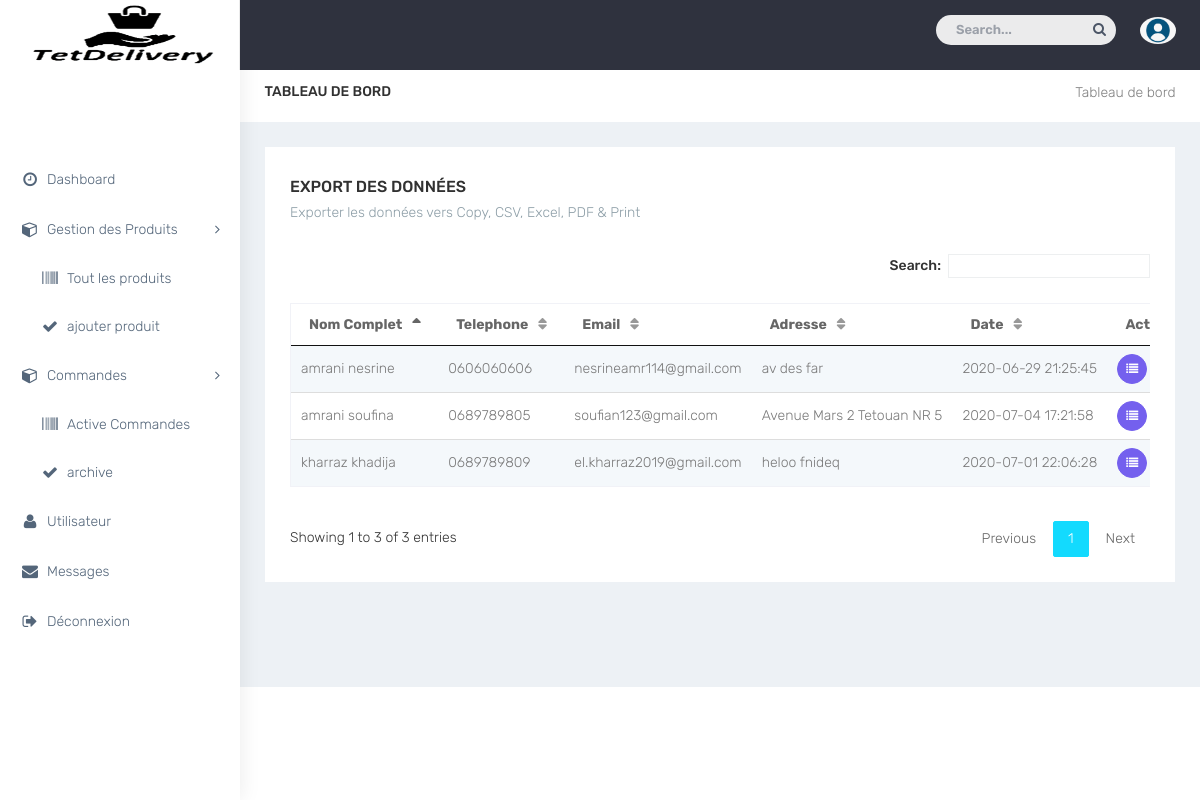
The page /gcommandes.php on the database its author committed.
### tables this page shows
CREATE TABLE `commandes` (
  `id` int(11) NOT NULL,
  `id_client` int(11) NOT NULL,
  `nom` varchar(20) NOT NULL,
  `prenom` varchar(20) NOT NULL,
  `telephone` text NOT NULL,
  `email` text NOT NULL,
  `adresse` text NOT NULL,
  `date` datetime NOT NULL,
  `statut` int(2) DEFAULT NULL
);

### data-table.php (called while the page is built, shortened)
<?php
function data_collecter($type)
{
$servername = "localhost";
$username = "root";
$password = "";
$dbname = "tetouandelivery";
$conn = new mysqli($servername, $username, $password, $dbname);
if($type=="produits"){$sql = "SELECT * FROM produits";}
else if($type=="users"){$sql = "SELECT * FROM clients where id NOT IN (SELECT id FROM admins)";
}
else if($type=="commandes"){$sql = "SELECT * FROM commandes";}
else if($type=="messages"){$sql = "SELECT * FROM messages";}
$result = $conn->query($sql);
if ($result->num_rows > 0) {
    return $result;
}
else{return "no records";}
}
?>

### gcommandes.php (the view, shortened to what this page needs)
<?php
 $servername = "localhost";
$username = "root";
$password = "";
$dbname = "tetouandelivery";
$conn = new mysqli($servername, $username, $password, $dbname);
$sql3 = "SELECT * FROM admins,clients where admins.id = clients.id AND admins.id='".$_SESSION['id']."'";
$req3 = mysqli_query($conn,$sql3) or die('Erreur SQL !<br/>'.$sql3.'<br/>'.mysqli_error($conn));
$data3 = mysqli_fetch_array($req3);
?>
<!DOCTYPE html>
<html lang="en">
<head>
        <link href="https://cdn.datatables.net/buttons/1.2.2/css/buttons.dataTables.min.css" rel="stylesheet" type="text/css" />
    <link href="plugins/bower_components/datatables/jquery.dataTables.min.css" rel="stylesheet" type="text/css" />
    <link href="plugins/bower_components/sidebar-nav/dist/sidebar-nav.min.css" rel="stylesheet">
    <link href="bootstrap/dist/css/bootstrap.min.css" rel="stylesheet">
    <link href="bootstrap/dist/css/bootstrap.min.css" rel="stylesheet">
    <link href="plugins/bower_components/sidebar-nav/dist/sidebar-nav.min.css" rel="stylesheet">
    <link href="plugins/bower_components/toast-master/css/jquery.toast.css" rel="stylesheet">
    <link href="plugins/bower_components/morrisjs/morris.css" rel="stylesheet">
    <link href="plugins/bower_components/chartist-js/dist/chartist.min.css" rel="stylesheet">
    <link href="plugins/bower_components/chartist-plugin-tooltip-master/dist/chartist-plugin-tooltip.css" rel="stylesheet">
    <link href="css/animate.css" rel="stylesheet">
    <link href="css/style1.css" rel="stylesheet">
    <link href="css/colors/default.css" id="theme" rel="stylesheet">
</head>
<body class="fix-header">
    <div id="wrapper">
        <nav class="navbar navbar-default navbar-static-top m-b-0">
            <div class="navbar-header">
                 <div class="top-left-part">
                    <a class="logo" href="dashboard.php">
                        <b>
                        </b>
                        <span class="hidden-xs">
                           <img src="images/banImg4.png" alt="home" class="light-logo" style="width:200px;height:70px;" />
                        </span>
                    </a>
                </div>
                <ul class="nav navbar-top-links navbar-right pull-right">
                    <li>
                        <form role="search" class="app-search hidden-sm hidden-xs m-r-10">
                            <input type="text" placeholder="Search..." class="form-control">
                            <a href="">
                                <i class="fa fa-search"></i>
                            </a>
                        </form>
                    </li>
                      <li>
                        <a class="profile-pic" href="#"> <img src="images/user2.png" alt="user-img" width="36" class="img-circle"><b class="hidden-xs"><?= $data3['prenom'] ?></b></a>
                    </li>
                </ul>
            </div>
        </nav>
        <div class="navbar-default sidebar" role="navigation">
            <div class="sidebar-nav slimscrollsidebar">
                <div class="sidebar-head">
                    <h3><span class="fa-fw open-close"><i class="ti-close ti-menu"></i></span> <span class="hide-menu">Navigation</span></h3>
                </div>
                 <div class="user-profile">
                </div>
                <ul class="nav" id="side-menu">
                    <li style="padding: 70px 0 0;">
                        <a href="dashboard.php" class="waves-effect"><i class="fa fa-clock-o fa-fw" aria-hidden="true"></i>Dashboard</a>
                    </li>
                     <li>
                        <a href="javascript:void(0)" class="waves-effect"><i class="fa fa-cube fa-user fa-fw" aria-hidden="true"></i><span class="hide-menu">Gestion des Produits<span class="fa arrow"></span></span></a>
                       <ul class="nav nav-second-level">
                            <li> <a href="gproduits.php"><i data-icon="/" class="fa fa-barcode fa-fw"></i><span class="hide-menu">Tout les produits</span></a> </li>
                            <li> <a href="ajouterproduit.php"><i data-icon="7" class="fa fa-check fa-fw"></i><span class="hide-menu">ajouter produit </span></a> </li>
                        </ul>
                    </li>
                     <li>
                        <a href="javascript:void(0)" class="waves-effect"><i class="fa fa-cube fa-user fa-fw" aria-hidden="true"></i><span class="hide-menu">Commandes<span class="fa arrow"></span></span></a>
                       <ul class="nav nav-second-level">
                            <li> <a href="gcommandes.php"><i data-icon="/" class="fa fa-barcode fa-fw"></i><span class="hide-menu">Active Commandes</span></a> </li>
                            <li> <a href="archived.php"><i data-icon="7" class="fa fa-check fa-fw"></i><span class="hide-menu">archive </span></a> </li>
                        </ul>
                    </li>
                    <li>
                        <a href="gusers.php" class="waves-effect"><i class="fa fa-user fa-fw" aria-hidden="true"></i>Utilisateur</a>
                    </li>
                   <li>
                        <a href="gmessages.php" class="waves-effect"><i class="fa fa-envelope fa-fw" aria-hidden="true"></i>Messages</a>
                    </li>
                    <li>
                        <a href="logout.php" class="waves-effect"><i class="fa fa-sign-out fa-fw" aria-hidden="true"></i>Déconnexion</a>
                    </li>
                </ul>
            </div>
        </div>
        <div id="page-wrapper">
            <div class="container-fluid">
                <div class="row bg-title">
                    <div class="col-lg-3 col-md-4 col-sm-4 col-xs-12">
                        <h4 class="page-title">Tableau de bord</h4> </div>
                    <div class="col-lg-9 col-sm-8 col-md-8 col-xs-12">
                        <ol class="breadcrumb">
                            <li><a href="#">Tableau de bord</a></li>
                        </ol>
                    </div>
                </div>
                <div class="row">
                    <div class="col-sm-12">
                        <div class="white-box">
                            <h3 class="box-title m-b-0">Export des données</h3>
                            <p class="text-muted m-b-30">Exporter les données vers Copy, CSV, Excel, PDF & Print</p>
                            <div class="table-responsive">
                                <table id="example23" class="display nowrap" cellspacing="0" width="100%">
                                    <thead>
                                        <tr>
                                            <th>Nom Complet</th>
                                            <th>Telephone</th>
                                            <th>Email</th>
                                            <th>Adresse</th>
                                            <th>Date</th>
                                            <th>Action</th>
                                        </tr>
                                    </thead>
                                    <tbody>
                                        <?php
                                        include_once('data-table.php');
                                        if($row=data_collecter("commandes"))
                                        {
                                            foreach($row as $a)
                                            {
                                             if($a['statut']!=1)
                                             {
                                                   echo "<tr>
                                            <td>".$a["nom"]." ".$a["prenom"]."</td>
                                            <td>".$a["telephone"]."</td>
                                            <td>".$a["email"]."</td>
                                            <td>".$a["adresse"]."</td>
                                            <td>".$a["date"]."</td>
                                            <td>
                            <a type='button' href='invoice1.php?id=".$a["id"]."' class='btn btn-primary btn-circle btn-sm'><i class='fa fa-list'></i> </a>
                            ".archivebutton($a['id'])."
                                            </td></tr> ";
                                             }
                                            }
                                            }
                                         ?>
                                    </tbody>
                                </table>
                            </div>
                        </div>
                    </div>
                </div>
                </div>
            </div>
            <footer class="footer text-center">  </footer>
        </div>
</body>
</html>

### css/colors/default.css (style rules this page uses)
body { background: #fff; }
.top-left-part { background: #fff; }
.top-left-part .light-logo { display: inline-block; }
.navbar-header { background: #2f323e; }
.navbar-top-links > li > a { color: #ffffff; }
.sidebar .sidebar-head { background: #ffffff; }
.sidebar .sidebar-head h3 { color: #686868; }
.sidebar { background: #fff; box-shadow: 1px 0px 20px rgba(0, 0, 0, 0.08); }
#side-menu li a { color: #54667a; }
#side-menu li a { color: #54667a; border-left: 0px solid #fff; }
#side-menu > li > a { border-left: 3px solid transperant; }

### rows shown on the page
commandes: nom "amrani", prenom "nesrine", telephone "0606060606", email "nesrineamr114@gmail.com", adresse "av des far", date "2020-06-29 21:25:45"
commandes: nom "kharraz", prenom "khadija", telephone "0689789809", email "el.kharraz2019@gmail.com", adresse "heloo fnideq", date "2020-07-01 22:06:28"
commandes: nom "amrani", prenom "soufina", telephone "0689789805", email "soufian123@gmail.com", adresse "Avenue Mars 2 Tetouan NR 5", date "2020-07-04 17:21:58"
